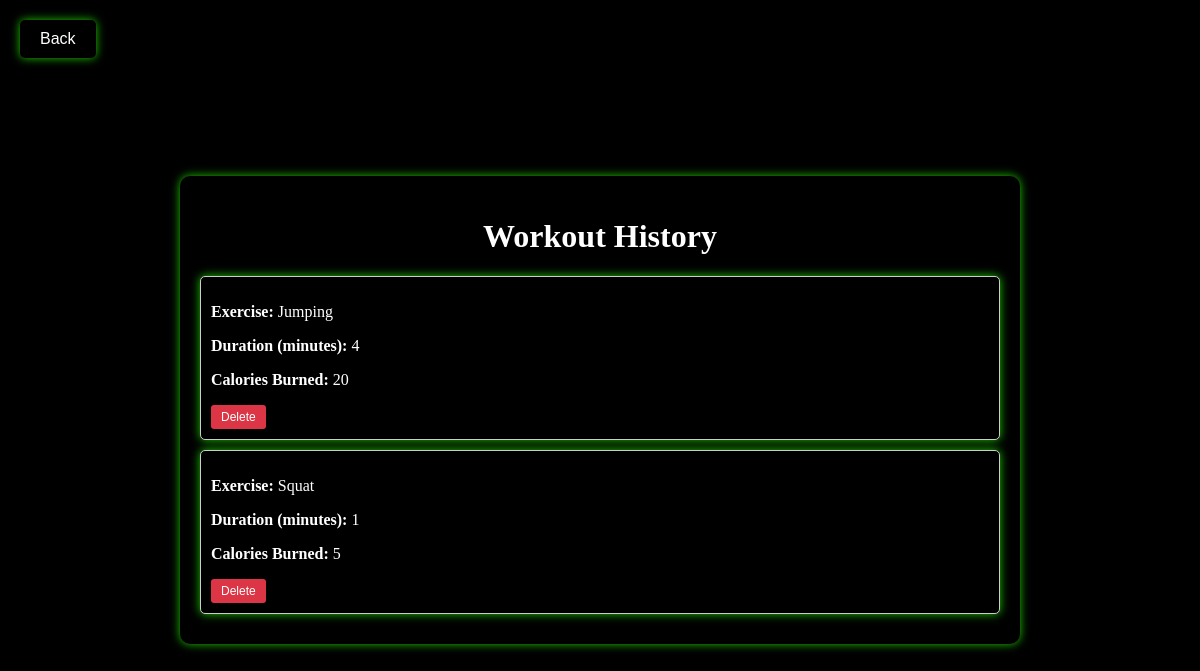
/workout_history, run on an earlier commit of the app's database.
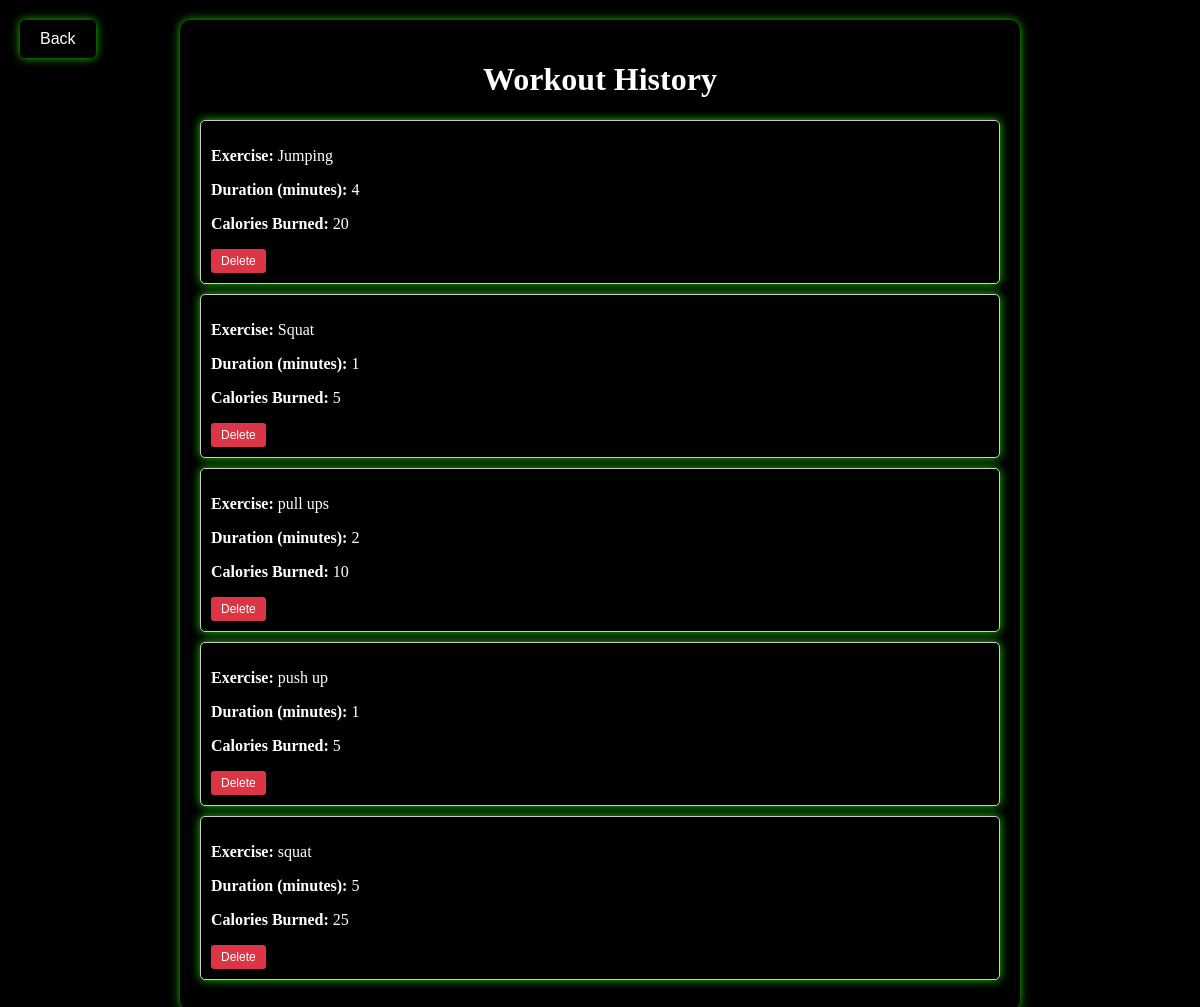
And on a later commit of the database.
### app.py (models this page shows)
class Workout(db.Model):
    id = db.Column(db.Integer, primary_key=True)
    exercise = db.Column(db.String(100), nullable=False)
    duration = db.Column(db.Integer, nullable=False)
    calories_burned = db.Column(db.Integer, nullable=False)
    date = db.Column(db.DateTime, nullable=False, default=datetime.now(timezone.utc))

### app.py (the view)
@app.route('/workout_history')
def workout_history():
    workouts = Workout.query.all()
    return render_template('workout_history.html', workouts=workouts)

### templates/workout_history.html (shortened to what this page needs)
<!DOCTYPE html>
<html lang="en">
<head>
</head>
<body>
    <button class="back-button" onclick="goBack()">Back</button>
    <div class="workout-history-container">
        <h1>Workout History</h1>
        {% for workout in workouts %}
            <div class="workout-entry">
                <p><strong>Exercise:</strong> {{ workout.exercise }}</p>
                <p><strong>Duration (minutes):</strong> {{ workout.duration }}</p>
                <p><strong>Calories Burned:</strong> {{ workout.calories_burned }}</p>
                <form onsubmit="deleteWorkout(event, '{{ workout.id }}')">
                    <button type="submit">Delete</button>
                </form>
            </div>
        {% endfor %}
    </div>
</body>
</html>

### templates/workout_history.html (style rules this page uses)
body { display: flex; justify-content: center; align-items: center; min-height: 100vh; margin: 0; background-color: black; }
.workout-history-container { width: 80%; max-width: 800px; padding: 20px; margin-top: 20px; border-radius: 10px; box-shadow: 0 0 10px rgb(30, 200, 0); background-color: black; }
h1, h2 { text-align: center; color: white; }
.workout-entry { margin-bottom: 10px; padding: 10px; border: 1px solid #ccc; border-radius: 5px; background-color: black; box-shadow: 0 0 10px rgb(30, 200, 0); color: white; }
.workout-entry button { padding: 5px 10px; font-size: 12px; background-color: #dc3545; color: #fff; border: none; border-radius: 3px; cursor: pointer; }
.back-button { position: fixed; top: 20px; left: 20px; padding: 10px 20px; font-size: 16px; background-color: black; color: #fff; border: none; border-radius: 5px; cursor: pointer; box-shadow: 0 0 10px rgb(30, 200, 0); }

What changed in the data, as far as the page shows it:
added Workout: exercise "pull ups", duration "2", calories_burned "10"
added Workout: exercise "push up", duration "1", calories_burned "5"
added Workout: exercise "squat", duration "5", calories_burned "25"
